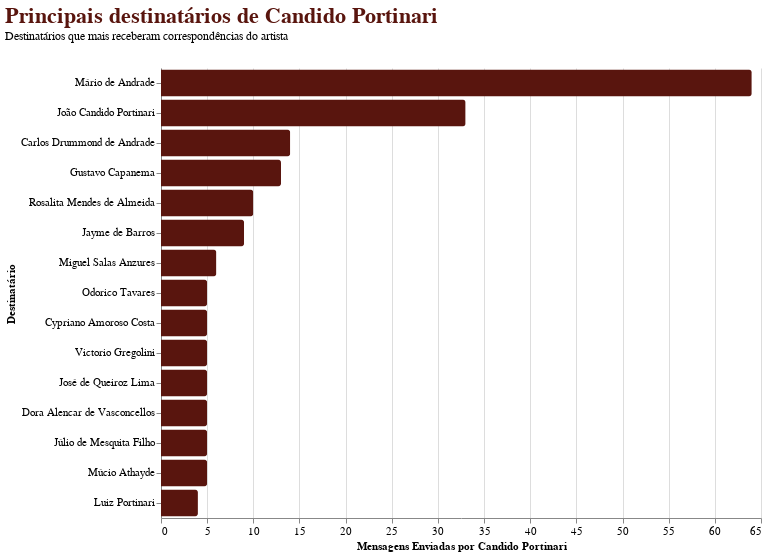

Notebook cell for this chart:
### Markdown cell above
#### As seguintes visualizações revelam a principal rede de comunicação de Portinari, sendo possível mostrar padrões de comunicação do artista.

### Code cell
cor_vinho = '#59150E'
cor_preta = 'black'

# garantir que o remetente seja o Candido Portinari e não o João Candido
mask_remetente_pai = df['remetente'].str.contains('Candido Portinari', case=False, na=False)
mask_remetente_nao_filho = ~df['remetente'].str.contains('João Candido', case=False, na=False)
df_apenas_pai = df[mask_remetente_pai & mask_remetente_nao_filho].copy()

# calcular os destinatários mais frequentes (top 15)
destinatarios_frequentes = df_interlocutores['destinatario'].value_counts().nlargest(15).reset_index()
destinatarios_frequentes.columns = ['destinatario', 'quantidade']

# construção do gráfico de barras horizontais para os destinatários mais frequentes

chart = alt.Chart(destinatarios_frequentes).mark_bar(
    color=cor_vinho, 
    cornerRadiusTopRight=3,
    cornerRadiusBottomRight=3
).encode(
    x=alt.X('quantidade:Q', title='Mensagens Enviadas por Candido Portinari'),
    y=alt.Y('destinatario:N', sort='-x', title='Destinatário'),
    tooltip=['destinatario', 'quantidade']
).properties(
    width=600,
    height=450,
    title={
        "text": ["Principais destinatários de Candido Portinari"],
        "subtitle": ["Destinatários que mais receberam correspondências do artista"],
        "font": fonte_padrao,
        "fontSize": 22,
        "color": cor_vinho, 
        "anchor": "start",
        "offset": 25
    }
).configure_axis(
    labelFont=fonte_padrao,
    titleFont=fonte_padrao,
    labelColor=cor_preta, 
    titleColor=cor_preta, 
    labelFontSize=11
).configure_title(
    font=fonte_padrao,
    subtitleFont=fonte_padrao,
    subtitleColor=cor_preta 
).configure_view(
    strokeWidth=0
)

chart.show()

### Figure 1 — Vega-Lite specification as saved in the notebook (floating-point values rounded to 4 significant figures)
{"config": {"view": {"continuousWidth": 300, "continuousHeight": 300, "strokeWidth": 0}, "axis": {"labelColor": "black", "labelFont": "CourierI", "labelFontSize": 11, "titleColor": "black", "titleFont": "CourierI"}, "title": {"font": "CourierI", "subtitleColor": "black", "subtitleFont": "CourierI"}}, "data": {"name": "data-272337c85952828f0862f7261b427dd1"}, "mark": {"type": "bar", "color": "#59150E", "cornerRadiusBottomRight": 3, "cornerRadiusTopRight": 3}, "encoding": {"tooltip": [{"field": "destinatario", "type": "nominal"}, {"field": "quantidade", "type": "quantitative"}], "x": {"field": "quantidade", "title": "Mensagens Enviadas por Candido Portinari", "type": "quantitative"}, "y": {"field": "destinatario", "sort": "-x", "title": "Destinatário", "type": "nominal"}}, "height": 450, "title": {"text": ["Principais destinatários de Candido Portinari"], "subtitle": ["Destinatários que mais receberam correspondências do artista"], "font": "CourierI", "fontSize": 22, "color": "#59150E", "anchor": "start", "offset": 25}, "width": 600, "$schema": "https://vega.github.io/schema/vega-lite/v6.1.0.json", "datasets": {"data-272337c85952828f0862f7261b427dd1": [{"destinatario": "Mário de Andrade", "quantidade": 64}, {"destinatario": "João Candido Portinari", "quantidade": 33}, {"destinatario": "Carlos Drummond de Andrade", "quantidade": 14}, {"destinatario": "Gustavo Capanema", "quantidade": 13}, {"destinatario": "Rosalita Mendes de Almeida", "quantidade": 10}, {"destinatario": "Jayme de Barros", "quantidade": 9}, {"destinatario": "Miguel Salas Anzures", "quantidade": 6}, {"destinatario": "Odorico Tavares", "quantidade": 5}, {"destinatario": "Cypriano Amoroso Costa", "quantidade": 5}, {"destinatario": "Victorio Gregolini", "quantidade": 5}, {"destinatario": "José de Queiroz Lima", "quantidade": 5}, {"destinatario": "Dora Alencar de Vasconcellos", "quantidade": 5}, {"destinatario": "Júlio de Mesquita Filho", "quantidade": 5}, {"destinatario": "Múcio Athayde", "quantidade": 5}, {"destinatario": "Luiz Portinari", "quantidade": 4}]}}
